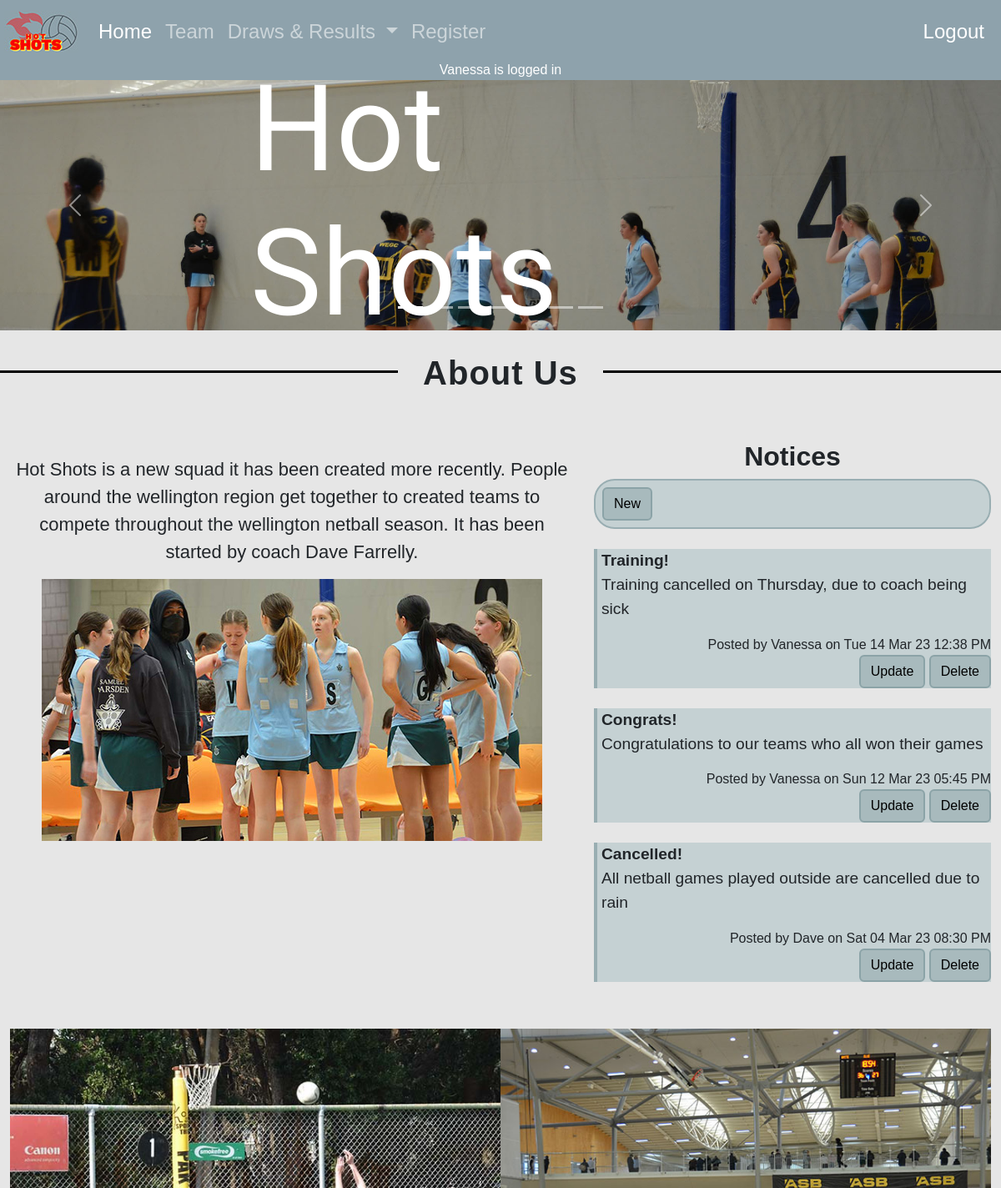
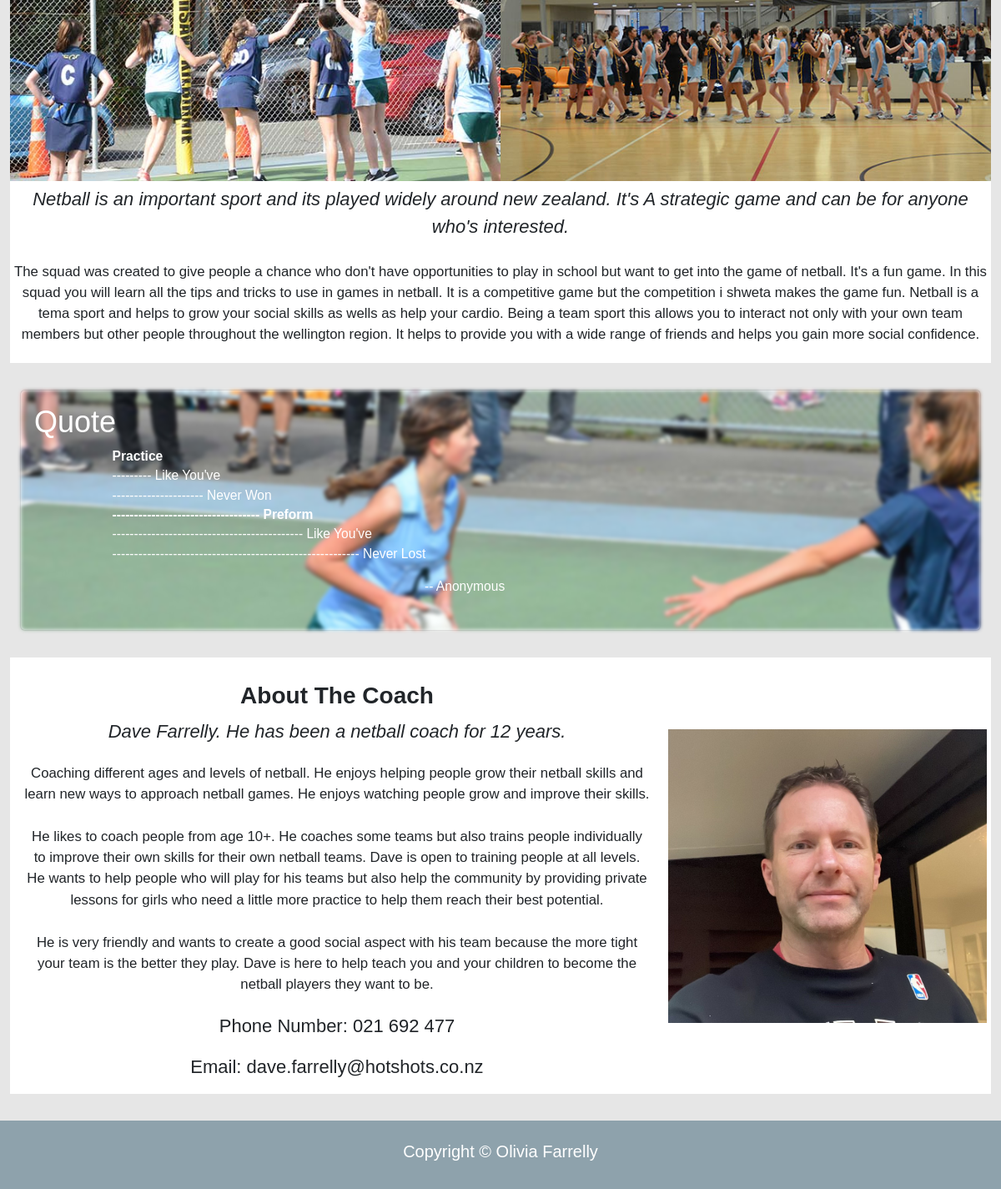
Screenshot of / (signed in) with the database file from the repository (2 pictures, top to bottom).
### tables this page shows
CREATE TABLE member(
    member_id integer primary key autoincrement not null,
    name text not null,
    email text not null unique,
    password text not null,
    authorisation integer not null
);

CREATE TABLE notices(
     notices_id integer primary key autoincrement not null,
     title text not null unique,
     content text not null unique,
     noticedate date not null,
     member_id integer not null,
     foreign key(member_id) references member(member_id)
);

### server.py (the view)
@app.route('/')
def index():
    sql = """ select notices.notices_id , notices.title, notices.content, notices.noticedate, member.name
    from notices
    join member on notices.member_id = member.member_id
    order by notices.noticedate desc;
    """
    result = run_search_query_tuples(sql, (), db_path, True)
    print(result)
    return render_template("index.html", notices=result)

### db_functions.py (called while the page is built)
def run_search_query_tuples(sql_query,values_tuple, file_path, rowfactory=False):
    result = None
    try:
        db = sqlite3.connect(file_path)
        if rowfactory:
            db.row_factory = sqlite3.Row
        cursor = db.cursor()
        cursor.execute(sql_query,values_tuple)
        result = cursor.fetchall()
        cursor.close()
    except sqlite3.Error as error:
        print("Error running search query tuples: {}".format(error))
        return None
    db.close()
    if result is None:
        print("No search values were found")
    return result

### server.py (called while the page is built)
@app.template_filter()
def noticedate(sqlite_dt):
    x = datetime.strptime(sqlite_dt, '%Y-%m-%d %H:%M:%S')
    return x.strftime("%a %d %b %y %I:%M %p")

### templates/index.html (shortened to what this page needs)
{% extends "layout.html" %}
{% block logo %}
static/images/logo.jpg
{% endblock %}
{% block content %}
<div class="container-fluid position-relative">
    <div id="netballgallery" class="carousel slide" data-bs-ride="carousel">
  <div class="carousel-indicators">
    <button type="button" data-bs-target="#netballgallery" data-bs-slide-to="0" class="active" aria-current="true" aria-label="Slide 1"></button>
    <button type="button" data-bs-target="#netballgallery" data-bs-slide-to="1" aria-label="Slide 2"></button>
    <button type="button" data-bs-target="#netballgallery" data-bs-slide-to="2" aria-label="Slide 3"></button>
    <button type="button" data-bs-target="#netballgallery" data-bs-slide-to="3" aria-label="Slide 4"></button>
       <button type="button" data-bs-target="#netballgallery" data-bs-slide-to="4" aria-label="Slide 5"></button>
       <button type="button" data-bs-target="#netballgallery" data-bs-slide-to="5" aria-label="Slide 6"></button>
       <button type="button" data-bs-target="#netballgallery" data-bs-slide-to="6" aria-label="Slide 7"></button>
  </div>
  <div class="carousel-inner">
    <div class="carousel-item active">
      <img src="static/images/img2.jpg" class="d-block w-100" alt="image 2">
    </div>
  </div>
  <button class="carousel-control-prev" type="button" data-bs-target="#netballgallery" data-bs-slide="prev">
    <span class="carousel-control-prev-icon" aria-hidden="true"></span>
  </button>
  <button class="carousel-control-next" type="button" data-bs-target="#netballgallery" data-bs-slide="next">
    <span class="carousel-control-next-icon" aria-hidden="true"></span>
  </button>
</div>
  <div class="hero">
    <h1 class="herotext">Hot Shots</h1>
  </div>
</div>
<div class='hr'>
    <span class='hr-title'>About Us</span>
  </div>
<br>
<div class = "container">
<div class = "row">
    <div class = "col-sm-7" >
        <div>
        <p class="pheader">Hot Shots is a new squad it has been created more recently. People around the wellington region get
    together to created teams to compete throughout the wellington netball season. It has been started by coach Dave Farrelly.
        </p>
            </div>
        <div class="text-center">
        <img class="img-fluid" src = "static/images/Team.jpg" alt = "team">
            </div>
    </div>
    <div class="col-sm-5">
          <h2 class="h2"><b>Notices</b></h2>
        {% if session and session['authorisation'] == 0 %}
        <div class="new">
       <a href="{{ url_for('notices_cud', id=0, task='add') }}" class="btn-primary btn">New</a>
            </div>
        <br>
       {% endif %}
    {% for row in notices %}
        <div class="notices">
        <p class="noticesp"><strong>{{row['title']}}</strong><br>{{row['content']}}</p>
        <div class="notices_meta">Posted by {{row['name']}} on {{row['noticedate'] | noticedate }}</div>
        {% if session and session['authorisation'] == 0 %}
            <div class="notices_meta">
        <a href="{{ url_for('notices_cud', id=row['notices_id'], task='update') }}" class="btn-primary btn">Update</a>
        <a href="{{ url_for('notices_cud', id=row['notices_id'], task='delete') }}" class="btn-primary btn">Delete</a>
                </div>
       {% endif %}
        </div>
        <br>
    {% endfor %}
        </div>
</div>
<div class = "container bg-white">
<div class = "row">
   <div class = "col-sm-6"><img class="img-fluid" src = "static/images/team1.jpg" alt = "Team Photo"></div>
   <div class = "col-sm-6" ><img class="img-fluid" src = "static/images/team2.jpg" alt = "team"></div>
  <p class="ptext"><i class="subheading">Netball is an important sport and its played widely around new zealand. It's A strategic game and
    can be for anyone who's interested.</i> <br><br>The squad was created to give people a chance who don't have
    opportunities to play in school but want to get into the game of netball. It's a fun game. In this
    squad you will learn all the tips and tricks to use in games in netball. It is a competitive game
    but the competition i shweta makes the game fun. Netball is a tema sport and helps to grow your
    social skills as wells as help your cardio. Being a team sport this allows you to interact not only
    with your own team members but other people throughout the wellington region. It helps to provide you
    with a wide range of friends and helps you gain more social confidence.</p>
   </div>
</div>
<div class="container">
  <div class="card bg-light text-white">
  <img src="static/images/quote.jpg" class="card-img" alt="...">
  <div class="card-img-overlay">
    <h5 class="card-title">Quote</h5>
    <p class="card-text"><b>Practice</b>
        <br>  --------- Like You've<br>
              --------------------- Never Won <br><b>
              ---------------------------------- Preform</b> <br>
              -------------------------------------------- Like You've<br>
              --------------------------------------------------------- Never Lost
    <p class="card-end"> -- Anonymous </p>
  </div>
</div>
</div>
<div class = "container bg-white">
  <div class = "row align-items-center">
      <div class = "col-sm-8">
        <br>
        <h3 class="h3"><b>About The Coach</b></h3>
        <p class="subheading"><i> Dave Farrelly. He has been a  netball coach for 12 years. </i></p>
          <p class="p"> Coaching different ages and levels of netball.
              He enjoys helping people grow their netball skills and learn new ways to approach netball games. He enjoys
              watching people grow and improve their skills. </p> <p class="p"> He likes to coach  people from age 10+. He coaches some teams
              but also trains people individually to improve their own skills for their own netball teams. Dave is open to
             training people at all levels. He wants to help people who will play for his teams but also help the community by
             providing private lessons for girls who need a little more practice to help them reach their best potential.</p><p class="p">
             He is very friendly and wants to create a good social aspect with his team because the more tight your team is
             the better they play. Dave is here to help teach you and your children to become the netball players they want to be.</p>
          <p class="subheading">Phone Number: 021 692 477</p>
          <p class="subheading">Email: dave.farrelly@hotshots.co.nz</p>
      </div>
    <div class = "col-sm-4" ><img class="img-fluid" src = "static/images/dave.jpg" alt = "ABOUT THE COACH"></div>
    </div>
</div>
</div>
{% endblock %}

### templates/layout.html (shortened to what this page needs)
<!DOCTYPE html>
<html lang="en">
<head>
  <link href="https://cdn.jsdelivr.net/npm/bootstrap@5.2.3/dist/css/bootstrap.min.css"
        rel="stylesheet">
<link rel="stylesheet" href="static/styles.css">
</head>
<body>
<div class="container-fluid">
  <nav class="navbar navbar-expand-lg fixed-top navbar-dark">
    <a class="navbar-brand" href="#"><img src= "{% block logo %}{% endblock %}" alt="logo"></a>
    <div class="collapse navbar-collapse" id="navbarNav">
      <ul class="navbar-nav">
        <li class="nav-item">
          <a class="nav-link active" aria-current="page" href="/">Home</a>
        </li>
        <li class="nav-item">
          <a class="nav-link" href="/team">Team</a>
        </li>
        <li class="nav-item dropdown">
          <a class="nav-link dropdown-toggle" href="#" id="navbarDropdown" role="button" data-bs-toggle="dropdown" aria-expanded="false">
            Draws & Results
          </a>
        </li>
        <li class="nav-item">
          <a class="nav-link" href="/register">Register</a>
        </li>
        </ul>
<span class="navbar-text">
          {% if session %}
          <a class="nav-link" href="/logout">Logout</a>
          {% else %}
          <a class="nav-link" href="/login">Login</a>
          {% endif %}
        </span>
    </div>
</nav>
  </div>
 {%if session%}
<div class="session">{{session['name']}} is logged in</div>
  {% endif %}
{% block content %}{% endblock %}
<footer>
    <h2 class="footerh2"> Copyright © Olivia Farrelly </h2>
  </footer>
</body>
</html>

### static/styles.css (style rules this page uses)
:root { --bs-nav-bg: rgb(142, 162, 172); --bs-background-bg: rgb(230, 230, 230); }
body { font-family: sans-serif; font-size: 100%; margin:4.5em 0 0 0; background-color: var(--bs-background-bg); }
.container-fluid { --bs-gutter-x:0; --data-bs-interval:15000; }
.hr-title { background-color: var(--bs-background-bg); font-size: 40px; font-weight: bold; padding: 0 30px; letter-spacing: 1px; font-family: sans-serif; }
.hr { display: block; margin-top: 3em ; margin-bottom: 1em; border-top: 3px solid rgb(0,0,0); text-align: center; line-height: 1px; }
.h2 { text-align: center; }
h3 { text-align: center; font-family: sans-serif; padding-bottom: 1px; padding-top: 5px; }
.subheading { text-align: center; background-color: rgb(255,255,255); font-size: 22px; }
.hero { position:absolute; top:50%; left:50%; transform:translate(-50%,-50%); }
.herotext { color: rgb(255,255,255); font-size:12vw; font-family: 'Delicious Handrawn', cursive; }
.nav-link { font-size: 1.5em; }
.navbar { background-color: var(--bs-nav-bg); padding-left: 5px; }
.navbar-text { text-align: right; width: 100%; padding-right: 20px; background-color: var(--bs-nav-bg); }
.session { background-color: var(--bs-nav-bg); color: white; text-align: center; font-size: 1em; }
.notices { background-color: rgb(197, 209, 211); border-left: 4px solid rgb(153, 174, 178); padding-left: 5px; }
.notices_meta { text-align: right; }
.btn { background-color: rgb(168, 186, 189); border: 2px solid rgb(139, 163, 167); color: black; font-size: 1em; }
.new { background-color: rgb(197, 209, 211); padding: 8px; border-radius: 25px; border: 2px solid rgb(153, 174, 178); }
.noticesp { font-size: 1.2em }
.container { max-width: 80em; margin: 2em auto; }
.bg-white { background-color: rgb(255,255,255); }
.col-sm-4 { padding:5px; }
.col-sm-6 { padding: 0; }
.ptext { text-align: center; font-size: 1.05em; background-color: rgb(255,255,255); padding: 5px; }
.p { text-align: center; font-size: 1.05em; padding: 5px; }
.pheader { text-align: center; font-size: 22px; padding: 0.8em 0 0 0; }
.card-text { padding-left: 6em; font-size: 1.3vw; }
.card-end { padding-left: 30em; font-size: 1.3vw; }
.card-title { font-size: 3vw; }
.card-img { filter: blur(2px); }
footer { background-color: var(--bs-nav-bg); text-align: center; margin: 0; padding: 25px; }
.footerh2 { text-align: center; font-size:20px; color: rgb(255,255,255) }

### rows the page displays
member: name "Vanessa"
notices: title "Training!", content "Training cancelled on Thursday, due to coach being sick", name "Vanessa", noticedate|noticedate "Tue 14 Mar 23 12:38 PM"
notices: title "Congrats!", content "Congratulations to our teams who all won their games", name "Vanessa", noticedate|noticedate "Sun 12 Mar 23 05:45 PM"
notices: title "Cancelled!", content "All netball games played outside are cancelled due to rain", name "Dave", noticedate|noticedate "Sat 04 Mar 23 08:30 PM"
